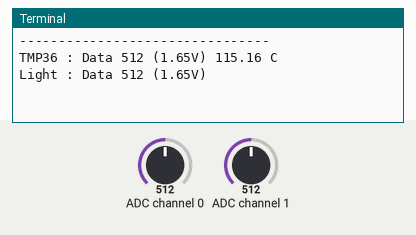
The program below on a simulated Raspberry Pi (BCM pin numbers). Shown: the last lines printed to the terminal. The inputs (shaded band) are chosen by the test bench; at power-on: ADC channel 0 = 512, ADC channel 1 = 512 (analog values on the 0–1023 scale).

Above: at 1.2 s.
1.3 s: ADC channel 0 set to 716
At 5.7 s:
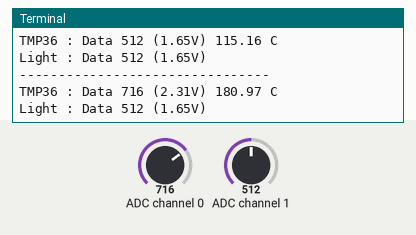
7.3 s: ADC channel 1 set to 716
At 10.7 s:
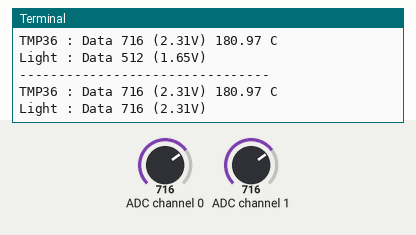
13.3 s: ADC channel 0 set to 900
At 15.8 s:
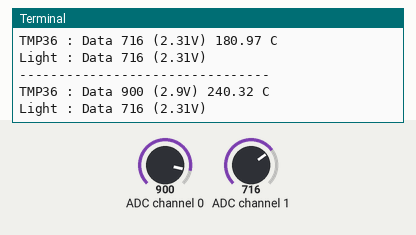
19.3 s: ADC channel 1 set to 900
At 20.9 s:
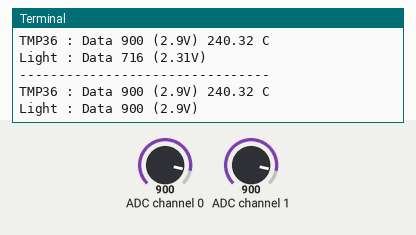
Timing chart, 0 to 22.4 s (numbered marks = the images above; inputs shaded):
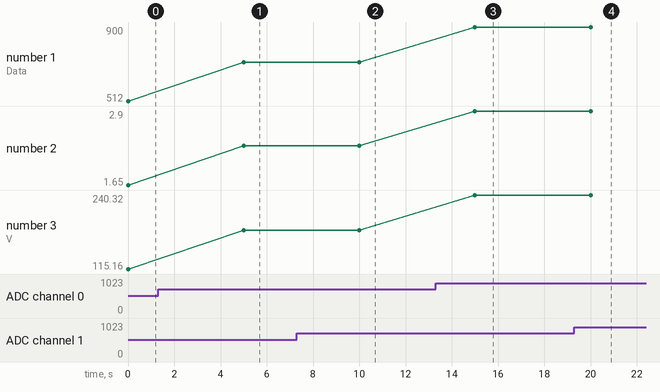

The program:

Sensor.py
```python
import spidev
import time
import os

spi = spidev.SpiDev()
spi.open(0,0)

def ReadAdc(chNum):
 if chNum > 7 or chNum < 0:
  return -1
 adc = spi.xfer2([1, (8+chNum) << 4, 0])
 data = ((adc[1] & 3) << 8) + adc[2]
 return data

def ConvertVolt(data, places):
 volt = (data * 3.3) / float(1023)
 volt = round(volt, places)
 return volt

def ConvertTMP36(data, places):
 temp =((data * 330) / float(1023)) - 50
 temp = round(temp, places)
 return temp

delay = 5
temp_channel = 0
light_channel = 1

while True:

 print "--------------------------------"

 temp_level = ReadAdc(temp_channel)
 temp_volt = ConvertVolt(temp_level,2)
 temp = ConvertTMP36(temp_level,2)
 print("TMP36 : Data {} ({}V) {} C".format(temp_level, temp_volt, temp))
 light_level = ReadAdc(light_channel)
 light_volt = ConvertVolt(light_level,2)
 print("Light : Data {} ({}V)".format(light_level, light_volt))
 time.sleep(delay)
```

Measured:
- after the input at 1.3 s, the terminal: prints a new line after 3.7 s (image 1)
- after the input at 7.3 s, the terminal: prints a new line after 2.7 s (image 2)
- after the input at 13.3 s, the terminal: prints a new line after 1.7 s (image 3)
- after the input at 19.3 s, the terminal: prints a new line after 0.71 s (image 4)
- plotted number 1: 512 → 716 after the input at 1.3 s, 716 → 900 after the input at 13.3 s
- plotted number 2: 1.65 → 2.31 after the input at 1.3 s, 2.31 → 2.9 after the input at 13.3 s
- plotted number 3: 115.16 → 180.97 after the input at 1.3 s, 180.97 → 240.32 after the input at 13.3 s
